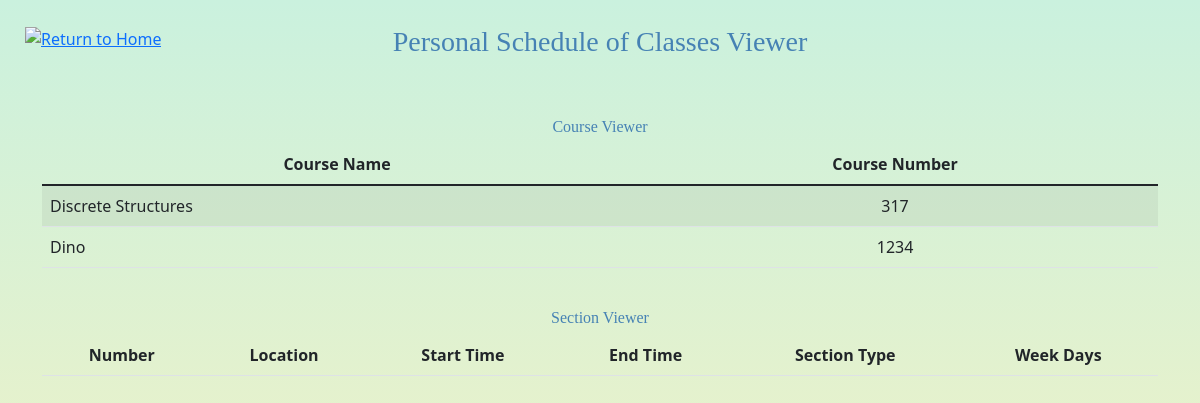
Page /home.html/personalschedule.html (signed in) on the committed database.
### ProjectApp/models.py (models this page shows)
class Course(models.Model):
    name = models.CharField(max_length=70, null=True)
    number = models.IntegerField(primary_key=True)
    instructor = models.ForeignKey(User, blank=True, null=True, on_delete=models.PROTECT, related_name='+')

### ProjectApp/views.py (the view, shortened to what this page needs)
# urls.py: path('home.html/personalschedule.html', PersonalSchedule.as_view()),
class PersonalSchedule(View):
    def get(self, request):
        user = User.objects.get(email=request.session['user'])
        course_list = []
        if (user.account_type == 'Instructor'):
            course_list = NewUserClass.getCourse(self, user)
        section_list = NewUserClass.getSection(self, user)
        if (user.account_type == 'TA'):
            course_list = NewUserClass.getCourseTA(self, user)
        return render(request, 'personalschedule.html', {'courses': course_list, 'sections': section_list})

### classes/new_user_class.py (called while the page is built)
    def getCourseTA(self, user):
        if not isinstance(user, User) or user == None:
            raise TypeError
        taToCourse = TAToCourse.objects.all()
        listy = []
        for ta_course_link in taToCourse:
            if ta_course_link.ta == user:
                listy.append(ta_course_link.course)
        return listy

    def getSection(self, user):
        if not isinstance(user, User):
            raise TypeError
        if user is None:
            raise TypeError("user cannot be None.")
        all_sections = Section.objects.all()
        listy = []
        for section in all_sections:
            if section.user == user:
                listy.append(section)
        return listy

### templates/personalschedule.html (shortened to what this page needs)
<!DOCTYPE html>
<html lang="en">
<head>
    <link href="https://cdn.jsdelivr.net/npm/bootstrap@5.1.3/dist/css/bootstrap.min.css" rel="stylesheet"
>
</head>
<body>
<form action="/" method="post">
    <a href="home.html" target="_self" style="position:fixed; top:25px; left:25px">
        <img src="https://upload.wikimedia.org/wikipedia/commons/thumb/3/30/Home_free_icon.svg/690px-Home_free_icon.svg.png"
             width="50" height="50" alt="Return to Home"/>
    </a>
    <h3 align="center" style="padding-top:25px"> Personal Schedule of Classes Viewer </h3>
    <div class="container" align="center" style="padding-top:50px">
        <h6> Course Viewer </h6>
        <table class="table table-striped table-hover">
            <thead>
            <tr>
                <th> Course Name</th>
                <th> Course Number</th>
            </tr>
            </thead>
            <tbody>
            {% for i in courses %}
                <tr>
                    <td> {{ i.name }} </td>
                    <td align="center"> {{ i.number }} </td>
                </tr>
            {% endfor %}
            </tbody>
        </table>
    <br>
        <h6> Section Viewer </h6>
        <table class="table table-striped table-hover">
            <thead>
            <tr>
                <th> Number</th>
                <th> Location</th>
                <th> Start Time</th>
                <th> End Time</th>
                <th> Section Type</th>
                <th> Week Days</th>
            </tr>
            </thead>
        </table>
    </div>
</form>
</body>
</html>

### templates/personalschedule.html (style rules this page uses)
th { text-align: center }
body { background: linear-gradient(to bottom, #CAF1DE 0%, #fff2bd 100%); background-attachment: fixed }
h3 { font-family:SansSerif; font-weight:10; color:steelblue; }
h6 { font-family:SansSerif; font-weight:10; color:steelblue; }

### rows in the picture
Course: name "Discrete Structures", number "317"
Course: name "Dino", number "1234"
